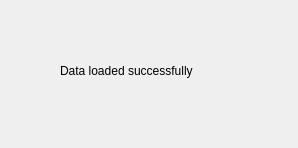
<?xml version="1.0" encoding="UTF-8"?>
<ui version="4.0">
 <class>Dialog</class>
 <widget class="QDialog" name="Dialog">
  <property name="geometry">
   <rect>
    <x>0</x>
    <y>0</y>
    <width>298</width>
    <height>148</height>
   </rect>
  </property>
  <property name="windowTitle">
   <string>Dialog</string>
  </property>
  <widget class="QLabel" name="label">
   <property name="geometry">
    <rect>
     <x>60</x>
     <y>50</y>
     <width>171</width>
     <height>41</height>
    </rect>
   </property>
   <property name="text">
    <string>Data loaded successfully</string>
   </property>
  </widget>
 </widget>
 <resources/>
 <connections/>
</ui>
